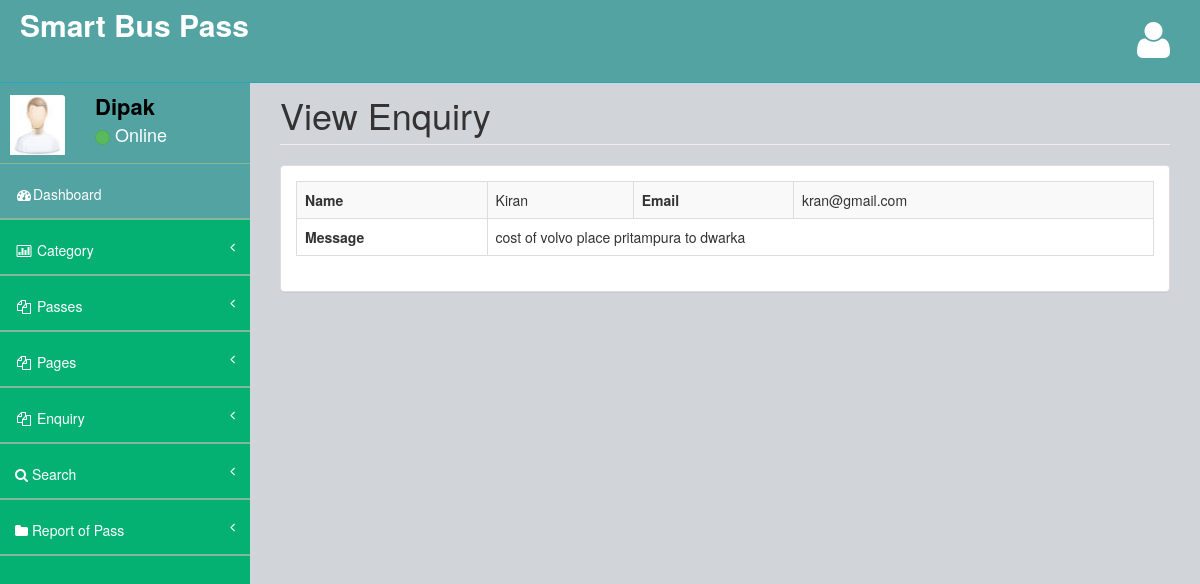
The app's page /admin/view-enquiry.php?viewid=1 (signed in) with its own data.
### tables this page shows
CREATE TABLE `tblcontact` (
  `ID` int(10) NOT NULL,
  `Name` varchar(200) DEFAULT NULL,
  `Email` varchar(200) DEFAULT NULL,
  `Message` mediumtext DEFAULT NULL,
  `EnquiryDate` timestamp NOT NULL DEFAULT current_timestamp(),
  `IsRead` int(5) DEFAULT NULL
);

### admin/view-enquiry.php (the view, shortened to what this page needs)
<?php
include('includes/dbconnection.php');
if (strlen($_SESSION['bpmsaid']==0)) {
  header('location:logout.php');
  } else{
 $vid=$_GET['viewid'];
  ?>
<!DOCTYPE html>
<html>
<head>
    <link href="assets/plugins/bootstrap/bootstrap.css" rel="stylesheet" />
    <link href="assets/font-awesome/css/font-awesome.css" rel="stylesheet" />
    <link href="assets/plugins/pace/pace-theme-big-counter.css" rel="stylesheet" />
  <link href="assets/css/style.css" rel="stylesheet" />
      <link href="assets/css/main-style.css" rel="stylesheet" />
    <link href="assets/plugins/dataTables/dataTables.bootstrap.css" rel="stylesheet" />
</head>
<body>
    <div id="wrapper">
       <?php include_once('includes/header.php');?>
        <?php include_once('includes/sidebar.php');?>
        <div id="page-wrapper">
            <div class="row">
                <div class="col-lg-12">
                    <h1 class="page-header">View Enquiry</h1>
                </div>
            </div>
            <div class="row">
                <div class="col-lg-12">
                    <div class="panel panel-default">
                        <div class="panel-body">
                            <div class="table-responsive">
                                <?php
$sql="SELECT * from  tblcontact where ID=$vid";
$query = $dbh -> prepare($sql);
$query->execute();
$results=$query->fetchAll(PDO::FETCH_OBJ);
$cnt=1;
if($query->rowCount() > 0)
{
foreach($results as $row)
{               ?>
                            <table border="1" class="table table-bordered table-striped table-vcenter js-dataTable-full-pagination">
    <tr>
    <th scope>Name</th>
    <td><?php  echo ($row->Name);?></td>
    <th scope>Email</th>
    <td><?php  echo ($row->Email);?></td>
  </tr>
  <tr>
    <th>Message</th>
    <td colspan="4"><?php  echo ($row->Message);?></td>
  </tr>
</table><?php $cnt=$cnt+1;}} ?>
                            </div>
                        </div>
                    </div>
                </div>
            </div>
        </div>
    </div>
</body>
</html>
<?php }  ?>

### admin/includes/sidebar.php (shortened to what this page needs)
<?php
include('includes/dbconnection.php');
?>
        <nav class="navbar-default navbar-static-side" role="navigation">
            <div class="sidebar-collapse">
                <ul class="nav" id="side-menu">
                    <li>
                        <div class="user-section">
                            <div class="user-section-inner">
                                <img src="assets/img/user.jpg" alt="">
                            </div>
                            <div class="user-info">
                                <?php
$aid=$_SESSION['bpmsaid'];
$sql="SELECT AdminName from  tbladmin where ID=:aid";
$query = $dbh -> prepare($sql);
$query->bindParam(':aid',$aid,PDO::PARAM_STR);
$query->execute();
$results=$query->fetchAll(PDO::FETCH_OBJ);
$cnt=1;
if($query->rowCount() > 0)
{
foreach($results as $row)
{               ?>
                                <div><strong><?php  echo $row->AdminName;?></strong></div>
                                <div class="user-text-online">
                                    <span class="user-circle-online btn btn-success btn-circle "></span>&nbsp;Online
                                </div>
                            </div>
                            <?php $cnt=$cnt+1;}} ?>
                        </div>
                    </li>
                    <li class="selected">
                        <a href="dashboard.php"><i class="fa fa-dashboard fa-fw"></i>Dashboard</a>
                    </li>
                    <li>
                        <a href="#"><i class="fa fa-bar-chart-o fa-fw"></i> Category<span class="fa arrow"></span></a>
                    </li>
                    <li>
                        <a href="#"><i class="fa fa-files-o fa-fw"></i> Passes<span class="fa arrow"></span></a>
                    </li>
                    <li>
                        <a href="#"><i class="fa fa-files-o fa-fw"></i> Pages<span class="fa arrow"></span></a>
                    </li>
                    <li>
                        <a href="#"><i class="fa fa-files-o fa-fw"></i> Enquiry<span class="fa arrow"></span></a>
                    </li>
                    <li>
                        <a href="search-pass.php"><i class="fa fa-search"></i>  Search<span class="fa arrow"></span></a>
                        </li>
                        <li>
                        <a href="pass-bwdates-report.php"><i class="fa fa-folder"></i>  Report of Pass<span class="fa arrow"></span></a>
                        </li>
                </ul>
            </div>
        </nav>

### admin/assets/css/style.css (style rules this page uses)
body { background-color: #f8f8f8; }
#wrapper { width: 100%; margin-top: 55px!important; background-color:#04B173; }
#page-wrapper { padding: 0 15px; min-height: 568px; background-color:rgb(209, 212, 216); }
.navbar-static-side ul li { border-bottom:1px solid #84B899 !important; }
.arrow { float: right; }
.fa.arrow:before { content: "\f104"; }
@media (min-width:768px) { .navbar-static-side { z-index: 1; position: absolute; width: 250px; } }
.btn-circle { width: 30px; height: 30px; padding: 6px 0; border-radius: 15px; text-align: center; font-size: 12px; line-height: 1.428571429; }

### admin/assets/css/main-style.css (style rules this page uses)
.user-section-inner { height: 65px; width: 65px; -moz-border-radius: 3px; -webkit-border-radius: 3px; border-radius: 3px; overflow: hidden; display: inline-block; float: left; margin-right: 15px; margin-top: 20px; }
.user-section-inner img { margin-left:10px; width:55px; height:60px; }
.user-info { display: block; color:#000!important; display: inline-block; padding: 15px; margin-bottom: 0px }
.user-text-online { font-size:18px; color:#fff }
.user-circle-online { width: 15px!important; height: 15px!important; }
.nav > li > a { padding: 20px 15px; }
#side-menu { background-color:#04B173; }
#side-menu a { color:#fff; border-bottom: 1px solid #84B899 !important; height: 55px; }
.selected { background-color:rgb(83, 163, 163); }
.navbar-default { border-color: #27A6BE; }
@media (min-width:768px) { #page-wrapper { position: inherit; margin: 0 0 0 250px; padding: 0 30px; min-height: 1000px; } }

### records on screen
tblcontact: Name "Kiran", Email "kran@gmail.com", Message "cost of volvo place pritampura to dwarka"

### other values on screen
$row->AdminName "Dipak"
